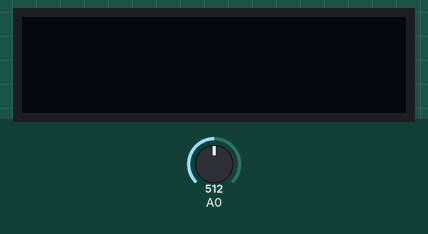
Bench run of a program on a simulated ESP8266 (NodeMCU). On the bench: 128×32 one-colour display. The test bench sets the inputs (shaded band); at power-on: A0 = 512. WiFi joins after 1.5 s; servers stay silent unless stated; no MQTT or app messages arrive unless stated; what the program prints to the serial monitor is not drawn.

Above: at 2.7 s.
2.8 s: A0 set to 490
10.7 s: A0 set to 470
At 12.1 s:
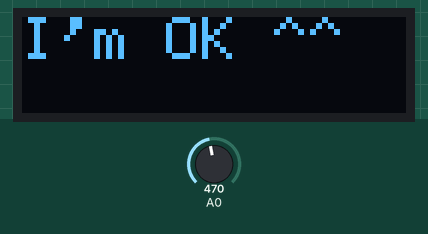
14.7 s: A0 set to 407
18.7 s: A0 set to 390
At 19.8 s:
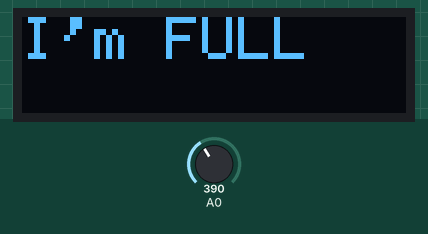
22.7 s: A0 set to 410
At 23.6 s:
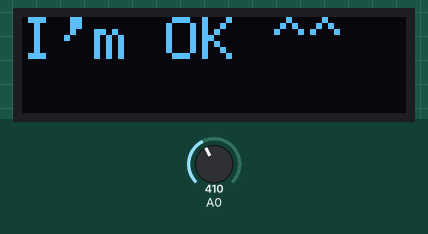
26.7 s: A0 set to 511
At 30.1 s:
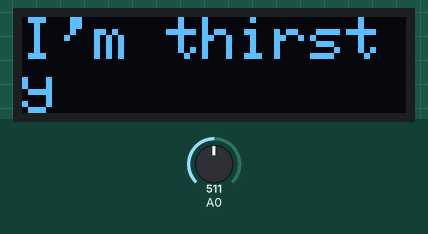
Timing chart, 0 to 31.6 s (numbered marks = the images above; inputs shaded):
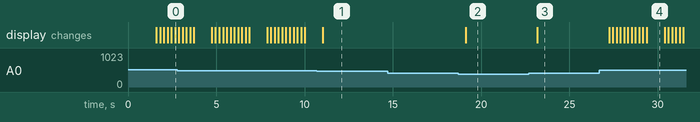

Measured:
- the behaviour switches between 481 and 480 on A0 (found by bisection; images 0 and 1)
- the behaviour switches between 400 and 399 on A0 (found by bisection; images 1 and 2)
- after the input at 10.7 s, the display: changes after 0.33 s (image 1)
- after the input at 14.7 s, every drawn part: stays the same
- after the input at 18.7 s, the display: changes after 0.43 s (image 2)
- after the input at 22.7 s, the display: changes after 0.49 s (image 3)
- after the input at 26.7 s, the display: first changes after 0.54 s (image 4 shows a later state)
- what the display in image 4 shows lasts 1.0 s, from 29.4 s to 30.4 s

The program:

main.cpp
```cpp
// Try to MQTT back the value
//Not test Yet


#include <Arduino.h>
#include <Wire.h>
#include <Adafruit_GFX.h>
#include <Adafruit_SSD1306.h>

// #include <WiFi.h>
#include <ESP8266WiFi.h>
#include <PubSubClient.h>
#include <ArduinoJson.h>

const char* ssid ="smart"; //修改為你家的WiFi網路名稱
const char* pass ="20130310"; //修改為你家的WiFi密碼
const char* mqtt_server = "ckrouter.synology.me";
const int mqtt_port = 1883;
const char* mqtt_user = "user";
const char* mqtt_pass = "20130310";
const char* mqtt_topic = "esp32";
const char* sub_topic = "esp32p";

WiFiClient espClient;
PubSubClient client(espClient);


#define SCREEN_WIDTH 128 // OLED display width, in pixels
#define SCREEN_HEIGHT 32 // OLED display height, in pixels
#define OLED_RESET     -1 // Reset pin # (or -1 if sharing Arduino reset pin)
Adafruit_SSD1306 display(SCREEN_WIDTH, SCREEN_HEIGHT, &Wire, OLED_RESET);


void blinkdry(){

  for(int i = 0; i< 5; i++){

  display.clearDisplay();
  display.fillScreen(WHITE);
  display.display();
  delay(200);
  display.fillScreen(BLACK);
  display.display();
  delay(200);
   }
  display.clearDisplay();
  display.setTextSize(2);
  display.setTextColor(WHITE);
  display.setCursor(0, 0);
  display.printf("I'm thirsty");
  display.display();
  delay(1000);
}


void blinkfull(){
  display.clearDisplay();
  display.setTextSize(2);
  display.setTextColor(WHITE);
  display.setCursor(0, 0);
  display.printf("I'm FULL");
  display.display();
  delay(1000);
}


void setup_wifi() {
  WiFi.mode(WIFI_STA);
  WiFi.begin(ssid, pass);

  Serial.println();
  Serial.print("Connecting to ");
  Serial.println(ssid);

  while (WiFi.status() != WL_CONNECTED) {
    delay(500);
    Serial.println("Connecting to WiFi...");
    void dispConnecting();
  }
  Serial.println("WiFi connected");
  Serial.println("IP address: ");
  Serial.println(WiFi.localIP());
  Serial.print("WiFi RSSI:");
  Serial.println(WiFi.RSSI()); //讀取WiFi強度
}


void reconnect() {
  // Loop until we're reconnected
  while (!client.connected()) {
    Serial.print("Attempting MQTT connection...");
    // Attempt to connect
    if (client.connect("ESP32")) {
      Serial.println("connected");
      // Subscribe
      client.subscribe("esp32/output");
    } else {
      Serial.print("failed, rc=");
      Serial.print(client.state());
      Serial.println(" try again in 5 seconds");
      // Wait 5 seconds before retrying
      delay(5000);
    }
  }
}

void publishData(){

  DynamicJsonDocument doc(1024);

  String ssid = WiFi.SSID();
  int rssi = WiFi.RSSI();
  const char id[] = "esp01";


  doc["ID"] = id;
  doc["ssid"] = ssid;
  doc["rssi"] = rssi;

  char output[100];
  serializeJson(doc, output);

  // Publish JSON
  client.publish(mqtt_topic, output);
}


void setup() {
 Serial.begin(115200);


  if(!display.begin(SSD1306_SWITCHCAPVCC, 0x3C)) {
    Serial.println(F("SSD1306 allocation failed"));
    for(;;);
  }
  display.clearDisplay();

setup_wifi();

  client.setServer(mqtt_server, 1883);
  //client.setCallback(callback);

    while (!client.connected()) {
    Serial.println("Connecting to MQTT...");

    if (client.connect("ESP32Client", mqtt_user, mqtt_pass)) {

      Serial.println("connected");
      client.subscribe(sub_topic);
    } else {

      Serial.print("failed with state ");
      Serial.print(client.state());
      delay(2000);

    }
    }


}

void loop() {

  if (!client.connected()) {
    reconnect();
  }
    client.loop();

  int sensorValue = analogRead(A0);
  Serial.println(sensorValue);
    if (sensorValue > 480){     //550 before
         blinkdry();
        }else if (sensorValue <400) //350 before
        {
          blinkfull();
        }  else {
  display.clearDisplay();
  display.setTextSize(2);
  display.setTextColor(WHITE);
  display.setCursor(0, 0);
  display.printf("I'm OK ^^");
  display.display();
  delay(1000);
  display.clearDisplay();
        }


  publishData();

/*
  display.clearDisplay();
  display.setTextSize(3);
  display.setTextColor(WHITE);
  display.setCursor(0, 0);
  display.println(sensorValue);
  display.display();
*/

}
```
